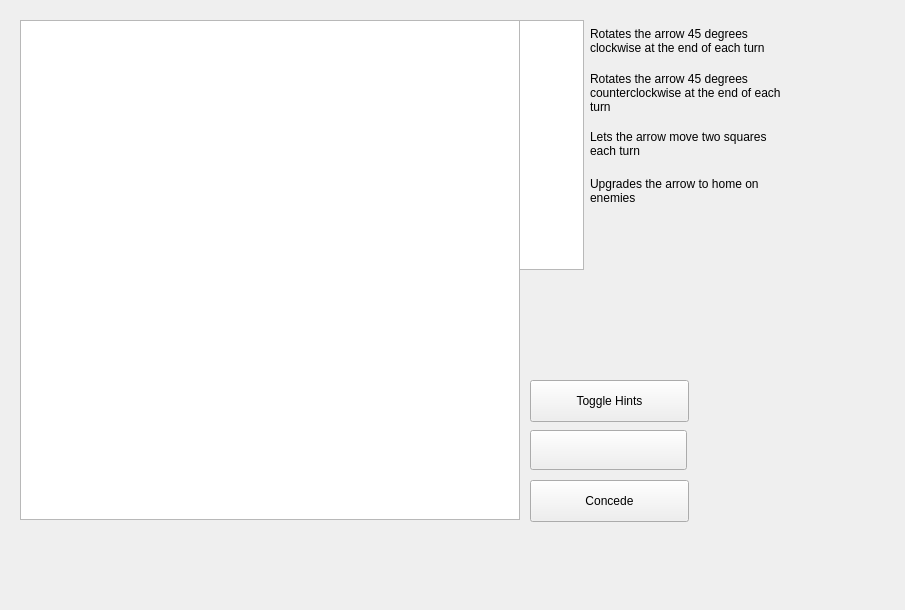
<?xml version="1.0" encoding="UTF-8"?>
<ui version="4.0">
 <class>GameWindow</class>
 <widget class="QWidget" name="GameWindow">
  <property name="geometry">
   <rect>
    <x>0</x>
    <y>0</y>
    <width>905</width>
    <height>610</height>
   </rect>
  </property>
  <property name="windowTitle">
   <string>Form</string>
  </property>
  <widget class="QPushButton" name="quitButton">
   <property name="geometry">
    <rect>
     <x>530</x>
     <y>480</y>
     <width>159</width>
     <height>42</height>
    </rect>
   </property>
   <property name="sizePolicy">
    <sizepolicy hsizetype="Expanding" vsizetype="Preferred">
     <horstretch>0</horstretch>
     <verstretch>0</verstretch>
    </sizepolicy>
   </property>
   <property name="text">
    <string>Concede</string>
   </property>
  </widget>
  <widget class="QPushButton" name="playerLabel">
   <property name="enabled">
    <bool>true</bool>
   </property>
   <property name="geometry">
    <rect>
     <x>530</x>
     <y>430</y>
     <width>157</width>
     <height>40</height>
    </rect>
   </property>
   <property name="sizePolicy">
    <sizepolicy hsizetype="Preferred" vsizetype="Preferred">
     <horstretch>0</horstretch>
     <verstretch>0</verstretch>
    </sizepolicy>
   </property>
   <property name="text">
    <string/>
   </property>
  </widget>
  <widget class="QGraphicsView" name="rulesGraphics">
   <property name="geometry">
    <rect>
     <x>504</x>
     <y>20</y>
     <width>80</width>
     <height>250</height>
    </rect>
   </property>
  </widget>
  <widget class="QLabel" name="hint1">
   <property name="geometry">
    <rect>
     <x>590</x>
     <y>20</y>
     <width>191</width>
     <height>41</height>
    </rect>
   </property>
   <property name="text">
    <string>Rotates the arrow 45 degrees clockwise at the end of each turn</string>
   </property>
   <property name="wordWrap">
    <bool>true</bool>
   </property>
  </widget>
  <widget class="QLabel" name="hint2">
   <property name="geometry">
    <rect>
     <x>590</x>
     <y>67</y>
     <width>191</width>
     <height>51</height>
    </rect>
   </property>
   <property name="text">
    <string>Rotates the arrow 45 degrees counterclockwise at the end of each turn</string>
   </property>
   <property name="wordWrap">
    <bool>true</bool>
   </property>
  </widget>
  <widget class="QLabel" name="hint3">
   <property name="geometry">
    <rect>
     <x>590</x>
     <y>123</y>
     <width>191</width>
     <height>41</height>
    </rect>
   </property>
   <property name="text">
    <string>Lets the arrow move two squares each turn</string>
   </property>
   <property name="wordWrap">
    <bool>true</bool>
   </property>
  </widget>
  <widget class="QLabel" name="hint4">
   <property name="geometry">
    <rect>
     <x>590</x>
     <y>170</y>
     <width>191</width>
     <height>41</height>
    </rect>
   </property>
   <property name="text">
    <string>Upgrades the arrow to home on enemies</string>
   </property>
   <property name="wordWrap">
    <bool>true</bool>
   </property>
  </widget>
  <widget class="QGraphicsView" name="boardGraphics">
   <property name="geometry">
    <rect>
     <x>20</x>
     <y>20</y>
     <width>500</width>
     <height>500</height>
    </rect>
   </property>
  </widget>
  <widget class="QPushButton" name="hintButton">
   <property name="geometry">
    <rect>
     <x>530</x>
     <y>380</y>
     <width>159</width>
     <height>42</height>
    </rect>
   </property>
   <property name="sizePolicy">
    <sizepolicy hsizetype="Expanding" vsizetype="Preferred">
     <horstretch>0</horstretch>
     <verstretch>0</verstretch>
    </sizepolicy>
   </property>
   <property name="text">
    <string>Toggle Hints</string>
   </property>
  </widget>
 </widget>
 <resources/>
 <connections/>
</ui>
